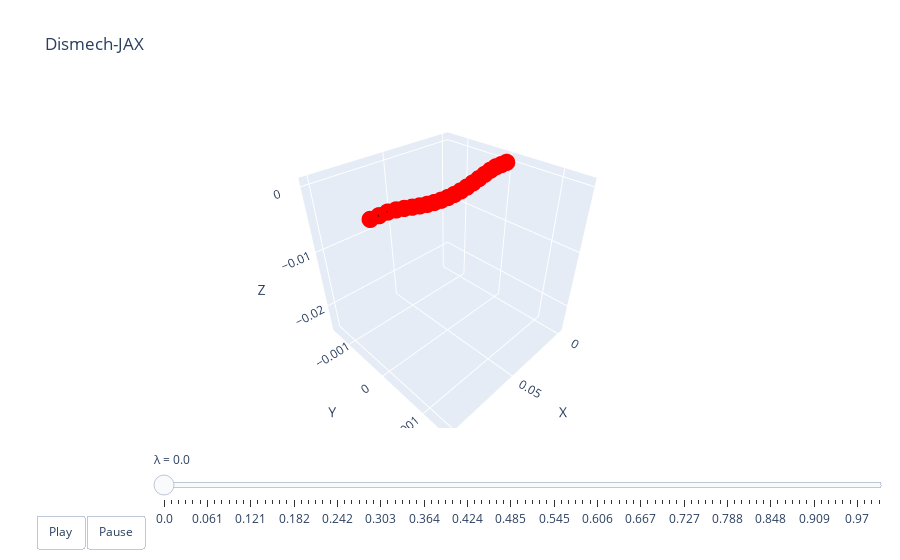

Here is the notebook cell this chart was saved with:
### Code cell
lambdas = jnp.linspace(0, 1.0, 100)
xf_stars = truth_sim.solve(lambdas, xf0, K, aux, state)
xb_stars = jax.vmap(fixed_0, (0, None))(lambdas, aux)
qs = jax.vmap(get_q, (0, 0, None))(xf_stars, xb_stars, aux)
dismech.animate(lambdas, qs, top)

### Figure 1 — Plotly figure (JSON) as saved in the notebook; plotly's stock layout.template omitted (floating-point values rounded to 4 significant figures)
{"data": [{"line": {"color": "black", "width": 4}, "marker": {"color": "red", "size": 6}, "mode": "lines+markers", "name": "edges", "type": "scatter3d", "x": [0, 0.005, null, 0.005, 0.01, null, 0.01, 0.015, null, 0.015, 0.02, null, 0.02, 0.025, null, 0.025, 0.02999, null, 0.02999, 0.03499, null, 0.03499, 0.03999, null, 0.03999, 0.045, null, 0.045, 0.05, null, 0.05, 0.055, null, 0.055, 0.06001, null, 0.06001, 0.06501, null, 0.06501, 0.07001, null, 0.07001, 0.075, null, 0.075, 0.08, null, 0.08, 0.085, null, 0.085, 0.09, null, 0.09, 0.095, null, 0.095, 0.1, null], "y": [0, 0, null, 0, 0, null, 0, 0, null, 0, 0, null, 0, 0, null, 0, 0, null, 0, 0, null, 0, 0, null, 0, 0, null, 0, 0, null, 0, 0, null, 0, 0, null, 0, 0, null, 0, 0, null, 0, 0, null, 0, 0, null, 0, 0, null, 0, 0, null, 0, 0, null, 0, 0, null], "z": [0, 0, null, 0, 0, null, 0, -0.0001655, null, -0.0001655, -0.0004123, null, -0.0004123, -0.0006842, null, -0.0006842, -0.0009435, null, -0.0009435, -0.001165, null, -0.001165, -0.001334, null, -0.001334, -0.001438, null, -0.001438, -0.001474, null, -0.001474, -0.001438, null, -0.001438, -0.001334, null, -0.001334, -0.001165, null, -0.001165, -0.0009435, null, -0.0009435, -0.0006842, null, -0.0006842, -0.0004123, null, -0.0004123, -0.0001655, null, -0.0001655, 0, null, 0, 0, null, 0, 0, null]}], "layout": {"scene": {"xaxis": {"range": [-0.005, 0.105], "title": {"text": "X"}}, "yaxis": {"range": [-0.001524, 0.001524], "title": {"text": "Y"}}, "zaxis": {"range": [-0.02518, 0.001199], "title": {"text": "Z"}}}, "sliders": [{"currentvalue": {"prefix": "λ = "}, "steps": [{"args": [["0.0"], {"frame": {"duration": 50, "redraw": true}, "mode": "immediate"}], "label": "0.0", "method": "animate"}, {"args": [["0.01"], {"frame": {"duration": 50, "redraw": true}, "mode": "immediate"}], "label": "0.01", "method": "animate"}, {"args": [["0.02"], {"frame": {"duration": 50, "redraw": true}, "mode": "immediate"}], "label": "0.02", "method": "animate"}, {"args": [["0.03"], {"frame": {"duration": 50, "redraw": true}, "mode": "immediate"}], "label": "0.03", "method": "animate"}, {"args": [["0.04"], {"frame": {"duration": 50, "redraw": true}, "mode": "immediate"}], "label": "0.04", "method": "animate"}, {"args": [["0.051"], {"frame": {"duration": 50, "redraw": true}, "mode": "immediate"}], "label": "0.051", "method": "animate"}, {"args": [["0.061"], {"frame": {"duration": 50, "redraw": true}, "mode": "immediate"}], "label": "0.061", "method": "animate"}, {"args": [["0.071"], {"frame": {"duration": 50, "redraw": true}, "mode": "immediate"}], "label": "0.071", "method": "animate"}, {"args": [["0.081"], {"frame": {"duration": 50, "redraw": true}, "mode": "immediate"}], "label": "0.081", "method": "animate"}, {"args": [["0.091"], {"frame": {"duration": 50, "redraw": true}, "mode": "immediate"}], "label": "0.091", "method": "animate"}, {"args": [["0.101"], {"frame": {"duration": 50, "redraw": true}, "mode": "immediate"}], "label": "0.101", "method": "animate"}, {"args": [["0.111"], {"frame": {"duration": 50, "redraw": true}, "mode": "immediate"}], "label": "0.111", "method": "animate"}, {"args": [["0.121"], {"frame": {"duration": 50, "redraw": true}, "mode": "immediate"}], "label": "0.121", "method": "animate"}, {"args": [["0.131"], {"frame": {"duration": 50, "redraw": true}, "mode": "immediate"}], "label": "0.131", "method": "animate"}, {"args": [["0.141"], {"frame": {"duration": 50, "redraw": true}, "mode": "immediate"}], "label": "0.141", "method": "animate"}, {"args": [["0.152"], {"frame": {"duration": 50, "redraw": true}, "mode": "immediate"}], "label": "0.152", "method": "animate"}, {"args": [["0.162"], {"frame": {"duration": 50, "redraw": true}, "mode": "immediate"}], "label": "0.162", "method": "animate"}, {"args": [["0.172"], {"frame": {"duration": 50, "redraw": true}, "mode": "immediate"}], "label": "0.172", "method": "animate"}, {"args": [["0.182"], {"frame": {"duration": 50, "redraw": true}, "mode": "immediate"}], "label": "0.182", "method": "animate"}, {"args": [["0.192"], {"frame": {"duration": 50, "redraw": true}, "mode": "immediate"}], "label": "0.192", "method": "animate"}, {"args": [["0.202"], {"frame": {"duration": 50, "redraw": true}, "mode": "immediate"}], "label": "0.202", "method": "animate"}, {"args": [["0.212"], {"frame": {"duration": 50, "redraw": true}, "mode": "immediate"}], "label": "0.212", "method": "animate"}, {"args": [["0.222"], {"frame": {"duration": 50, "redraw": true}, "mode": "immediate"}], "label": "0.222", "method": "animate"}, {"args": [["0.232"], {"frame": {"duration": 50, "redraw": true}, "mode": "immediate"}], "label": "0.232", "method": "animate"}, {"args": [["0.242"], {"frame": {"duration": 50, "redraw": true}, "mode": "immediate"}], "label": "0.242", "method": "animate"}, {"args": [["0.253"], {"frame": {"duration": 50, "redraw": true}, "mode": "immediate"}], "label": "0.253", "method": "animate"}, {"args": [["0.263"], {"frame": {"duration": 50, "redraw": true}, "mode": "immediate"}], "label": "0.263", "method": "animate"}, {"args": [["0.273"], {"frame": {"duration": 50, "redraw": true}, "mode": "immediate"}], "label": "0.273", "method": "animate"}, {"args": [["0.283"], {"frame": {"duration": 50, "redraw": true}, "mode": "immediate"}], "label": "0.283", "method": "animate"}, {"args": [["0.293"], {"frame": {"duration": 50, "redraw": true}, "mode": "immediate"}], "label": "0.293", "method": "animate"}, {"args": [["0.303"], {"frame": {"duration": 50, "redraw": true}, "mode": "immediate"}], "label": "0.303", "method": "animate"}, {"args": [["0.313"], {"frame": {"duration": 50, "redraw": true}, "mode": "immediate"}], "label": "0.313", "method": "animate"}, {"args": [["0.323"], {"frame": {"duration": 50, "redraw": true}, "mode": "immediate"}], "label": "0.323", "method": "animate"}, {"args": [["0.333"], {"frame": {"duration": 50, "redraw": true}, "mode": "immediate"}], "label": "0.333", "method": "animate"}, {"args": [["0.343"], {"frame": {"duration": 50, "redraw": true}, "mode": "immediate"}], "label": "0.343", "method": "animate"}, {"args": [["0.354"], {"frame": {"duration": 50, "redraw": true}, "mode": "immediate"}], "label": "0.354", "method": "animate"}, {"args": [["0.364"], {"frame": {"duration": 50, "redraw": true}, "mode": "immediate"}], "label": "0.364", "method": "animate"}, {"args": [["0.374"], {"frame": {"duration": 50, "redraw": true}, "mode": "immediate"}], "label": "0.374", "method": "animate"}, {"args": [["0.384"], {"frame": {"duration": 50, "redraw": true}, "mode": "immediate"}], "label": "0.384", "method": "animate"}, {"args": [["0.394"], {"frame": {"duration": 50, "redraw": true}, "mode": "immediate"}], "label": "0.394", "method": "animate"}, {"args": [["0.404"], {"frame": {"duration": 50, "redraw": true}, "mode": "immediate"}], "label": "0.404", "method": "animate"}, {"args": [["0.414"], {"frame": {"duration": 50, "redraw": true}, "mode": "immediate"}], "label": "0.414", "method": "animate"}, {"args": [["0.424"], {"frame": {"duration": 50, "redraw": true}, "mode": "immediate"}], "label": "0.424", "method": "animate"}, {"args": [["0.434"], {"frame": {"duration": 50, "redraw": true}, "mode": "immediate"}], "label": "0.434", "method": "animate"}, {"args": [["0.444"], {"frame": {"duration": 50, "redraw": true}, "mode": "immediate"}], "label": "0.444", "method": "animate"}, {"args": [["0.455"], {"frame": {"duration": 50, "redraw": true}, "mode": "immediate"}], "label": "0.455", "method": "animate"}, {"args": [["0.465"], {"frame": {"duration": 50, "redraw": true}, "mode": "immediate"}], "label": "0.465", "method": "animate"}, {"args": [["0.475"], {"frame": {"duration": 50, "redraw": true}, "mode": "immediate"}], "label": "0.475", "method": "animate"}, {"args": [["0.485"], {"frame": {"duration": 50, "redraw": true}, "mode": "immediate"}], "label": "0.485", "method": "animate"}, {"args": [["0.495"], {"frame": {"duration": 50, "redraw": true}, "mode": "immediate"}], "label": "0.495", "method": "animate"}, {"args": [["0.505"], {"frame": {"duration": 50, "redraw": true}, "mode": "immediate"}], "label": "0.505", "method": "animate"}, {"args": [["0.515"], {"frame": {"duration": 50, "redraw": true}, "mode": "immediate"}], "label": "0.515", "method": "animate"}, {"args": [["0.525"], {"frame": {"duration": 50, "redraw": true}, "mode": "immediate"}], "label": "0.525", "method": "animate"}, {"args": [["0.535"], {"frame": {"duration": 50, "redraw": true}, "mode": "immediate"}], "label": "0.535", "method": "animate"}, {"args": [["0.545"], {"frame": {"duration": 50, "redraw": true}, "mode": "immediate"}], "label": "0.545", "method": "animate"}, {"args": [["0.556"], {"frame": {"duration": 50, "redraw": true}, "mode": "immediate"}], "label": "0.556", "method": "animate"}, {"args": [["0.566"], {"frame": {"duration": 50, "redraw": true}, "mode": "immediate"}], "label": "0.566", "method": "animate"}, {"args": [["0.576"], {"frame": {"duration": 50, "redraw": true}, "mode": "immediate"}], "label": "0.576", "method": "animate"}, {"args": [["0.586"], {"frame": {"duration": 50, "redraw": true}, "mode": "immediate"}], "label": "0.586", "method": "animate"}, {"args": [["0.596"], {"frame": {"duration": 50, "redraw": true}, "mode": "immediate"}], "label": "0.596", "method": "animate"}, {"args": [["0.606"], {"frame": {"duration": 50, "redraw": true}, "mode": "immediate"}], "label": "0.606", "method": "animate"}, {"args": [["0.616"], {"frame": {"duration": 50, "redraw": true}, "mode": "immediate"}], "label": "0.616", "method": "animate"}, {"args": [["0.626"], {"frame": {"duration": 50, "redraw": true}, "mode": "immediate"}], "label": "0.626", "method": "animate"}, {"args": [["0.636"], {"frame": {"duration": 50, "redraw": true}, "mode": "immediate"}], "label": "0.636", "method": "animate"}, {"args": [["0.646"], {"frame": {"duration": 50, "redraw": true}, "mode": "immediate"}], "label": "0.646", "method": "animate"}, {"args": [["0.657"], {"frame": {"duration": 50, "redraw": true}, "mode": "immediate"}], "label": "0.657", "method": "animate"}, {"args": [["0.667"], {"frame": {"duration": 50, "redraw": true}, "mode": "immediate"}], "label": "0.667", "method": "animate"}, {"args": [["0.677"], {"frame": {"duration": 50, "redraw": true}, "mode": "immediate"}], "label": "0.677", "method": "animate"}, {"args": [["0.687"], {"frame": {"duration": 50, "redraw": true}, "mode": "immediate"}], "label": "0.687", "method": "animate"}, {"args": [["0.697"], {"frame": {"duration": 50, "redraw": true}, "mode": "immediate"}], "label": "0.697", "method": "animate"}, {"args": [["0.707"], {"frame": {"duration": 50, "redraw": true}, "mode": "immediate"}], "label": "0.707", "method": "animate"}, {"args": [["0.717"], {"frame": {"duration": 50, "redraw": true}, "mode": "immediate"}], "label": "0.717", "method": "animate"}, {"args": [["0.727"], {"frame": {"duration": 50, "redraw": true}, "mode": "immediate"}], "label": "0.727", "method": "animate"}, {"args": [["0.737"], {"frame": {"duration": 50, "redraw": true}, "mode": "immediate"}], "label": "0.737", "method": "animate"}, {"args": [["0.747"], {"frame": {"duration": 50, "redraw": true}, "mode": "immediate"}], "label": "0.747", "method": "animate"}, {"args": [["0.758"], {"frame": {"duration": 50, "redraw": true}, "mode": "immediate"}], "label": "0.758", "method": "animate"}, {"args": [["0.768"], {"frame": {"duration": 50, "redraw": true}, "mode": "immediate"}], "label": "0.768", "method": "animate"}, {"args": [["0.778"], {"frame": {"duration": 50, "redraw": true}, "mode": "immediate"}], "label": "0.778", "method": "animate"}, {"args": [["0.788"], {"frame": {"duration": 50, "redraw": true}, "mode": "immediate"}], "label": "0.788", "method": "animate"}, {"args": [["0.798"], {"frame": {"duration": 50, "redraw": true}, "mode": "immediate"}], "label": "0.798", "method": "animate"}, {"args": [["0.808"], {"frame": {"duration": 50, "redraw": true}, "mode": "immediate"}], "label": "0.808", "method": "animate"}, {"args": [["0.818"], {"frame": {"duration": 50, "redraw": true}, "mode": "immediate"}], "label": "0.818", "method": "animate"}, {"args": [["0.828"], {"frame": {"duration": 50, "redraw": true}, "mode": "immediate"}], "label": "0.828", "method": "animate"}, {"args": [["0.838"], {"frame": {"duration": 50, "redraw": true}, "mode": "immediate"}], "label": "0.838", "method": "animate"}, {"args": [["0.848"], {"frame": {"duration": 50, "redraw": true}, "mode": "immediate"}], "label": "0.848", "method": "animate"}, {"args": [["0.859"], {"frame": {"duration": 50, "redraw": true}, "mode": "immediate"}], "label": "0.859", "method": "animate"}, {"args": [["0.869"], {"frame": {"duration": 50, "redraw": true}, "mode": "immediate"}], "label": "0.869", "method": "animate"}, {"args": [["0.879"], {"frame": {"duration": 50, "redraw": true}, "mode": "immediate"}], "label": "0.879", "method": "animate"}, {"args": [["0.889"], {"frame": {"duration": 50, "redraw": true}, "mode": "immediate"}], "label": "0.889", "method": "animate"}, {"args": [["0.899"], {"frame": {"duration": 50, "redraw": true}, "mode": "immediate"}], "label": "0.899", "method": "animate"}, {"args": [["0.909"], {"frame": {"duration": 50, "redraw": true}, "mode": "immediate"}], "label": "0.909", "method": "animate"}, {"args": [["0.919"], {"frame": {"duration": 50, "redraw": true}, "mode": "immediate"}], "label": "0.919", "method": "animate"}, {"args": [["0.929"], {"frame": {"duration": 50, "redraw": true}, "mode": "immediate"}], "label": "0.929", "method": "animate"}, {"args": [["0.939"], {"frame": {"duration": 50, "redraw": true}, "mode": "immediate"}], "label": "0.939", "method": "animate"}, {"args": [["0.949"], {"frame": {"duration": 50, "redraw": true}, "mode": "immediate"}], "label": "0.949", "method": "animate"}, {"args": [["0.96"], {"frame": {"duration": 50, "redraw": true}, "mode": "immediate"}], "label": "0.96", "method": "animate"}, {"args": [["0.97"], {"frame": {"duration": 50, "redraw": true}, "mode": "immediate"}], "label": "0.97", "method": "animate"}, {"args": [["0.98"], {"frame": {"duration": 50, "redraw": true}, "mode": "immediate"}], "label": "0.98", "method": "animate"}, {"args": [["0.99"], {"frame": {"duration": 50, "redraw": true}, "mode": "immediate"}], "label": "0.99", "method": "animate"}, {"args": [["1.0"], {"frame": {"duration": 50, "redraw": true}, "mode": "immediate"}], "label": "1.0", "method": "animate"}], "transition": {"duration": 0}, "x": 0.1, "y": 0}], "title": {"text": "Dismech-JAX"}, "updatemenus": [{"buttons": [{"args": [null, {"frame": {"duration": 50, "redraw": true}, "fromcurrent": true}], "label": "Play", "method": "animate"}, {"args": [[null], {"frame": {"duration": 0, "redraw": true}, "mode": "immediate"}], "label": "Pause", "method": "animate"}], "direction": "left", "pad": {"r": 10, "t": 87}, "showactive": false, "type": "buttons", "x": 0.1, "xanchor": "right", "y": 0, "yanchor": "top"}]}}
